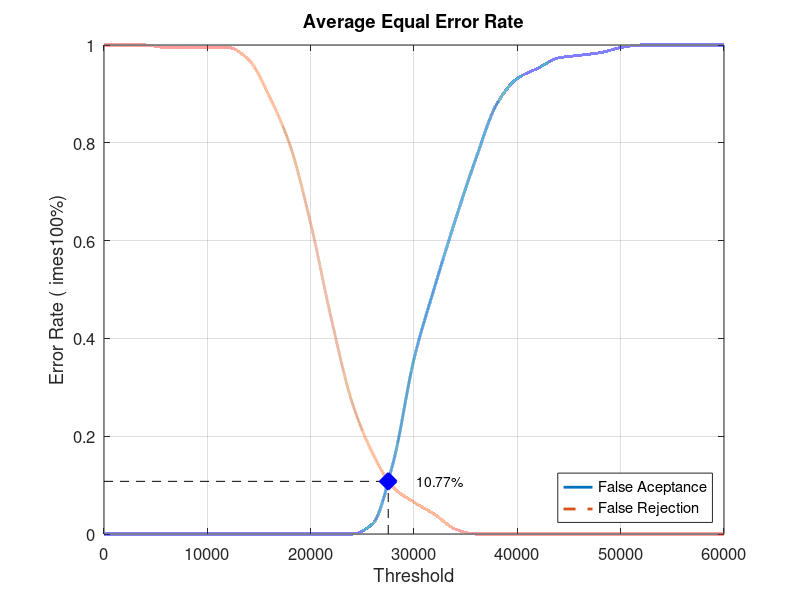
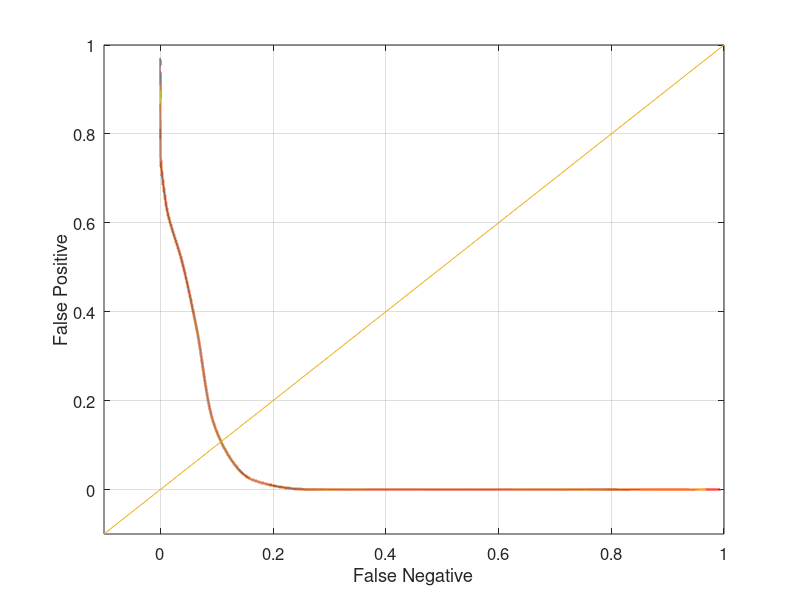

The MATLAB source for these figures, in order:
close all;
clear;
clc;
x = 0:2000:60000;
xq = 0:0.5:60000;

y0 = [0 0 0 0 0 0 0 0 0 0 0 0 0 0.0210526 0.147368 0.357895 0.505263 0.642105 0.768421 0.878947 0.931579 0.952632 0.973684 0.978947 0.984211 0.994737 1 1 1 1 1]
yy0 = interp1(x, y0, xq, 'pchip');
y1 = [1 1 1 0.995 0.995 0.995 0.995 0.97 0.895 0.795 0.635 0.44 0.27 0.165 0.095 0.065 0.04 0.01 0 0 0 0 0 0 0 0 0 0 0 0 0]
yy1 = interp1(x, y1, xq, 'pchip');

% Calculating EER: 
y2 = abs(y0 - y1);
find(y2 == min(y2))
yy2 = abs(yy0 - yy1);
xEER = find(yy2 == min(yy2));
xEERIndex = xq(xEER) % X-axis EER
yEER = yy0(xEER) % Y-axis EER

main = figure
plot(xq, yy0,'-','LineWidth', 2);	hold on
plot(xq, yy1,'--','LineWidth', 2);	hold on
plot([xEERIndex xEERIndex], [0 yEER], 'k--');	hold on
plot([0 xEERIndex], [yEER yEER], 'k--');	hold on
plot(xEERIndex, yEER, 'bx', 'LineWidth', 10);	hold on
text(xEERIndex + 10 * xEERIndex / 100, yEER, [num2str(round((10000 * yEER)) / 100) '%'])
legend('False Aceptance', 'False Rejection', 'Location', 'SouthEast')
xlabel('Threshold')
ylabel('Error Rate (	imes100%)')
title('Average Equal Error Rate')
set(gca, 'FontSize', 12)
axis([0 60000 0 1])
grid on

print(main, 'Database4_3Main', '-dpng');
FNRxFPR = figure('Color', [1 1 1]);
plot(yy1, yy0, '-', yy1, yy0, 'LineWidth', 2);
hold on
y = -0.1:0.1:1
plot(y, y); 
set(gca, 'FontSize', 12)
xlabel('False Negative')
ylabel('False Positive')
axis([-0.1 1 -0.1 1])
set(gca, 'FontSize', 12)
grid on

print(FNRxFPR, 'Database4_3FNRxFPR','-dpng');
